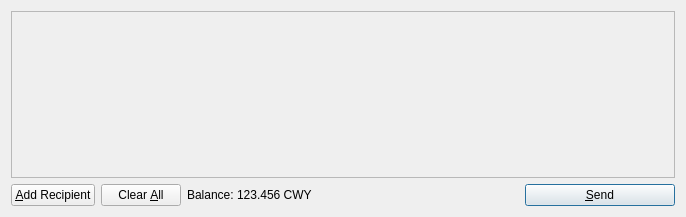
<?xml version="1.0" encoding="UTF-8"?>
<ui version="4.0">
 <class>SendCoinsDialog</class>
 <widget class="QDialog" name="SendCoinsDialog">
  <property name="geometry">
   <rect>
    <x>0</x>
    <y>0</y>
    <width>686</width>
    <height>217</height>
   </rect>
  </property>
  <property name="windowTitle">
   <string>Send Coins</string>
  </property>
  <layout class="QVBoxLayout" name="verticalLayout">
   <item>
    <widget class="QScrollArea" name="scrollArea">
     <property name="widgetResizable">
      <bool>true</bool>
     </property>
     <widget class="QWidget" name="scrollAreaWidgetContents">
      <property name="geometry">
       <rect>
        <x>0</x>
        <y>0</y>
        <width>666</width>
        <height>165</height>
       </rect>
      </property>
      <layout class="QVBoxLayout" name="verticalLayout_2">
       <property name="margin">
        <number>0</number>
       </property>
       <item>
        <layout class="QVBoxLayout" name="entries">
         <property name="spacing">
          <number>6</number>
         </property>
        </layout>
       </item>
       <item>
        <spacer name="verticalSpacer">
         <property name="orientation">
          <enum>Qt::Vertical</enum>
         </property>
         <property name="sizeHint" stdset="0">
          <size>
           <width>20</width>
           <height>40</height>
          </size>
         </property>
        </spacer>
       </item>
      </layout>
     </widget>
    </widget>
   </item>
   <item>
    <layout class="QHBoxLayout" name="horizontalLayout">
     <item>
      <widget class="QPushButton" name="addButton">
       <property name="toolTip">
        <string>Send to multiple recipients at once</string>
       </property>
       <property name="text">
        <string>&amp;Add Recipient</string>
       </property>
       <property name="icon">
        <iconset resource="../bitcoin.qrc">
         <normaloff>:/icons/add</normaloff>:/icons/add</iconset>
       </property>
       <property name="autoDefault">
        <bool>false</bool>
       </property>
      </widget>
     </item>
     <item>
      <widget class="QPushButton" name="clearButton">
       <property name="sizePolicy">
        <sizepolicy hsizetype="Minimum" vsizetype="Fixed">
         <horstretch>0</horstretch>
         <verstretch>0</verstretch>
        </sizepolicy>
       </property>
       <property name="toolTip">
        <string>Remove all transaction fields</string>
       </property>
       <property name="text">
        <string>Clear &amp;All</string>
       </property>
       <property name="icon">
        <iconset resource="../bitcoin.qrc">
         <normaloff>:/icons/remove</normaloff>:/icons/remove</iconset>
       </property>
       <property name="autoRepeatDelay">
        <number>300</number>
       </property>
       <property name="autoDefault">
        <bool>false</bool>
       </property>
      </widget>
     </item>
     <item>
      <layout class="QHBoxLayout" name="horizontalLayout_2">
       <property name="spacing">
        <number>3</number>
       </property>
       <item>
        <widget class="QLabel" name="label">
         <property name="text">
          <string>Balance:</string>
         </property>
        </widget>
       </item>
       <item>
        <widget class="QLabel" name="labelBalance">
         <property name="cursor">
          <cursorShape>IBeamCursor</cursorShape>
         </property>
         <property name="text">
          <string>123.456 CWY</string>
         </property>
         <property name="textInteractionFlags">
          <set>Qt::LinksAccessibleByMouse|Qt::TextSelectableByKeyboard|Qt::TextSelectableByMouse</set>
         </property>
        </widget>
       </item>
      </layout>
     </item>
     <item>
      <spacer name="horizontalSpacer">
       <property name="orientation">
        <enum>Qt::Horizontal</enum>
       </property>
       <property name="sizeHint" stdset="0">
        <size>
         <width>40</width>
         <height>20</height>
        </size>
       </property>
      </spacer>
     </item>
     <item>
      <widget class="QPushButton" name="sendButton">
       <property name="minimumSize">
        <size>
         <width>150</width>
         <height>0</height>
        </size>
       </property>
       <property name="toolTip">
        <string>Confirm the send action</string>
       </property>
       <property name="text">
        <string>&amp;Send</string>
       </property>
       <property name="icon">
        <iconset resource="../bitcoin.qrc">
         <normaloff>:/icons/send</normaloff>:/icons/send</iconset>
       </property>
       <property name="default">
        <bool>true</bool>
       </property>
      </widget>
     </item>
    </layout>
   </item>
  </layout>
 </widget>
 <resources>
  <include location="../bitcoin.qrc"/>
 </resources>
 <connections/>
</ui>
